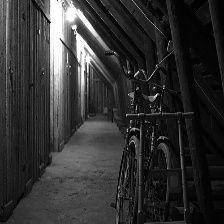
#> input picture enhancement/dataset/input/Y_2015_00005.jpg, 224 x 224 px; its folder holds only this picture in this run
$ python generate-targets.py
#> lines starting #> are read from the running program, lines starting #| are printed output that depends on the picture
import cv2
import os
import numpy as np

input_dir = "dataset/input"

targets = {
    "target_clahe": None,
    "target_hist": None,
    "target_sharpen": None,
    "target_bilateral": None,
    "target_gamma": None
}

for t in targets:
    os.makedirs(f"dataset/{t}", exist_ok=True)

clahe = cv2.createCLAHE(clipLimit=2.0, tileGridSize=(8,8))

for file in os.listdir(input_dir):

    path = os.path.join(input_dir, file)

    img = cv2.imread(path, cv2.IMREAD_GRAYSCALE)
#> img is the input picture: shape (224, 224); min 0, max 255, mean 49.1

    if img is None:
        continue

    # CLAHE
    clahe_img = clahe.apply(img)
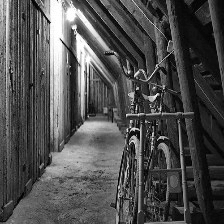
#> clahe_img: shape (224, 224); min 1, max 255, mean 78.6

    # Histogram equalization
    hist_img = cv2.equalizeHist(img)
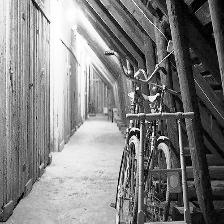
#> hist_img: shape (224, 224); min 0, max 255, mean 128.5

    # Sharpen
    kernel = np.array([[0,-1,0],[-1,5,-1],[0,-1,0]])
    sharpen_img = cv2.filter2D(img,-1,kernel)
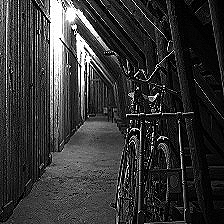
#> sharpen_img: shape (224, 224); min 0, max 255, mean 52.5

    # Bilateral filter
    bilateral_img = cv2.bilateralFilter(img,9,75,75)
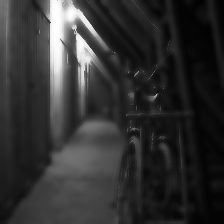
#> bilateral_img: shape (224, 224); min 2, max 255, mean 48.9

    # Gamma correction
    gamma = 1.5
    gamma_img = np.array(255*(img/255)**gamma,dtype='uint8')
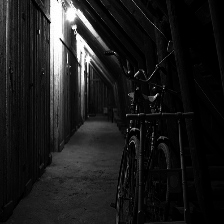
#> gamma_img: shape (224, 224); min 0, max 255, mean 28.1

    cv2.imwrite(f"dataset/target_clahe/{file}", clahe_img)
    cv2.imwrite(f"dataset/target_hist/{file}", hist_img)
    cv2.imwrite(f"dataset/target_sharpen/{file}", sharpen_img)
    cv2.imwrite(f"dataset/target_bilateral/{file}", bilateral_img)
    cv2.imwrite(f"dataset/target_gamma/{file}", gamma_img)

print("All targets generated.")

$ run again, on enhancement/dataset/input/Y_2015_00292.jpg
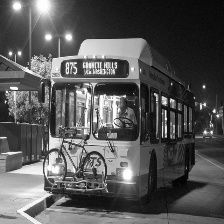
#> input picture enhancement/dataset/input/Y_2015_00292.jpg, 224 x 224 px
#> img is the input picture: shape (224, 224); min 0, max 255, mean 86.6
#> `hist_img = cv2.equalizeHist(img)`:
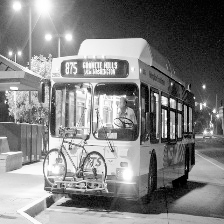
#> hist_img: shape (224, 224); min 0, max 255, mean 128.3
#> `gamma_img = np.array(255*(img/255)**gamma,dtype='uint8')`:
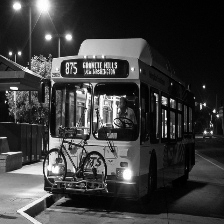
#> gamma_img: shape (224, 224); min 0, max 255, mean 60
